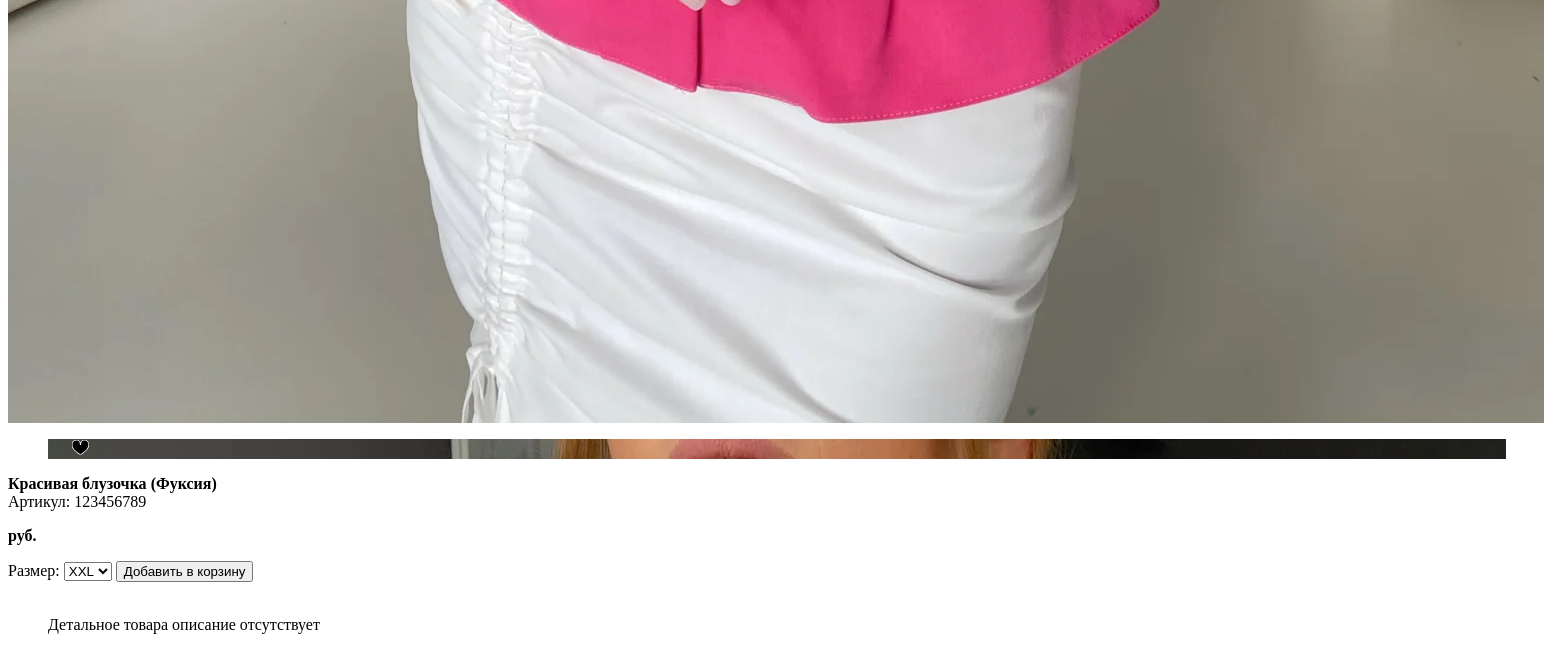
The page /lms/product/123456789/ (lower part) on the database as committed earlier.
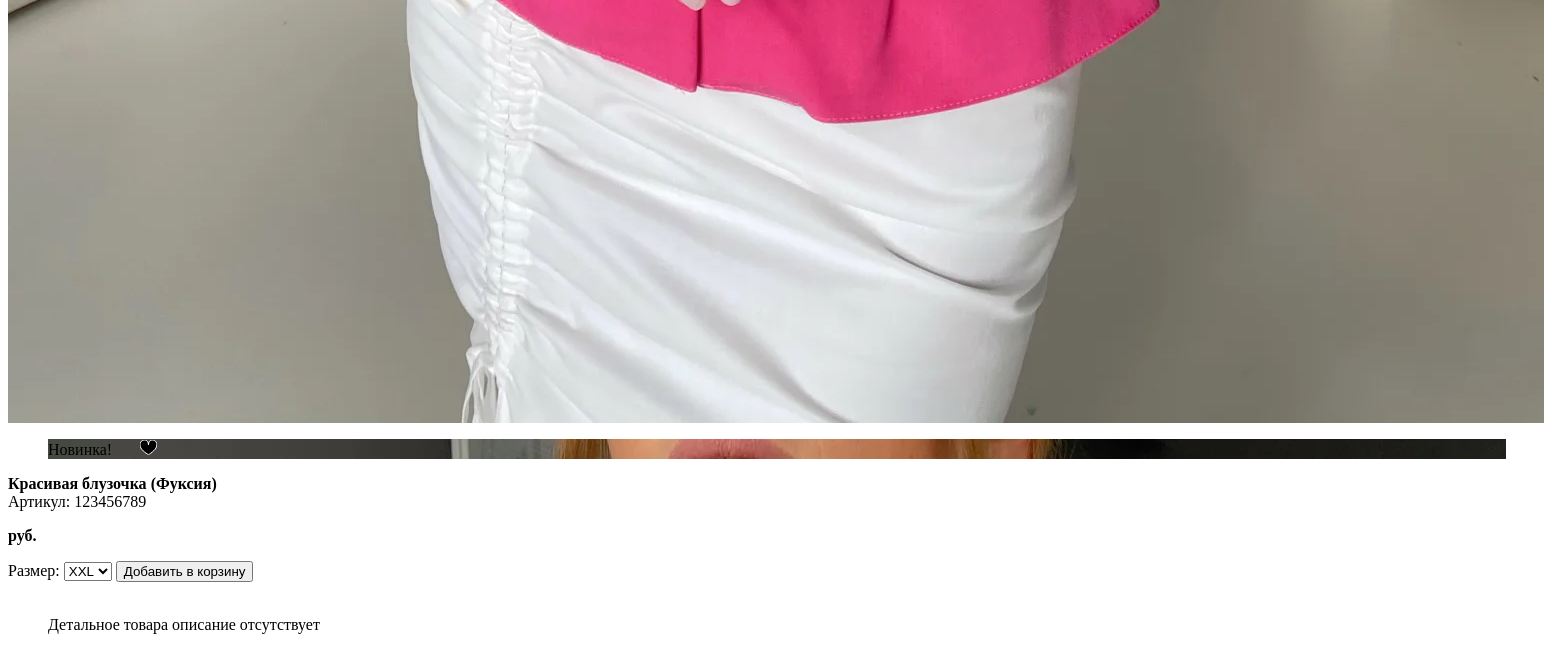
The same page on the database as committed later.
### lms/models.py (models this page shows, shortened)
class DbItem(models.Model):
    created_at = models.DateTimeField(auto_now_add=True)
    updated_at = models.DateTimeField(auto_now=True)
    class Meta:
        abstract: bool = True

class Parameter(DbItem):
    key = models.CharField(primary_key=True, max_length=50)                                     # -- ключ --
    value = models.CharField(max_length=250)                                                    # -- значение --
    in_context = models.BooleanField(default=True)                                              # -- используется в контексте --
    description = models.TextField(null=True, blank=True)                                       # -- описание --

### lms/views.py (the view)
# urls.py: path('product/<slug:slug>/', ProductView.as_view(), name='product_details'),
class ProductView(DetailView):
    model = Product
    template_name = 'lms/pcard.html'
    def get_context_data(self, **kwargs):
        context = super().get_context_data(**kwargs)
        favorites = CustomerInfo(self.request).favorites
        return context | {
            'favorites': favorites,
        }

### customerinfo/customerinfo.py (called while the page is built)
    def _get_or_create_item(self, key, builder, save=False):
        try:
            result = self._info[key]
        except KeyError:
            result = self._info[key] = builder()
            if save:
                self.save()
        return result

    def _get_or_create_favorites(self):
        return self._get_or_create_item("favorites", list)

    @property
    def favorites(self):
        return set(self._get_or_create_favorites())

### lms/models.py (called while the page is built)
    @property
    def primary_image(self):
        query = self.images.filter(primary=True)
        return query.first() if query.exists() else None

    @property
    def in_stock(self):
        return self.sizes.filter(quantity__gt=0).exists()

    @property
    def novelty(self):
        return (datetime.now().date() - self.published_at.date()).days < 30 if self.published_at else False

    @property
    def variants(self):
        return {size.id: size.size for size in self.sizes.filter(quantity__gt=0).all()}

### lms/processors/processors.py (called while the page is built)
def parameters_processor(request):
    return {
        f'param_{p.key}': p.value for p in Parameter.objects.all() if p.in_context
    }

### lms/templates/lms/pcard.html
{% include "lms/include/product-card-type-B.html" with card_type="details" %}

### lms/templates/lms/include/product-card-type-A.html (shortened to what this page needs)
{% load thumbnail %}
<figure>
  {% with product.primary_image as img %}
  {% if img %}
  {% if card_type == "catalogue" %}
  <div class="p-card-a"
       style="background-image: url('{% thumbnail img.image 220x0 %}');"
       onclick="if(event.eventPhase==event.AT_TARGET) show_product_details('{% url 'lms:product_details' slug=product.slug %}');">
  {% else %}
  <div class="p-card-a details"
       style="background-image: url('{% thumbnail img.image 220x0 %}');">
  {% endif%}
    {% if product.novelty %}
    <label class="white">{{param_label_novelty}}</label>
    {% endif %}
    {% if product.article in favorites %}
    {% include "lms/include/heart.html" with checked="checked" %}
    {% else %}
    {% include "lms/include/heart.html" with checked="unchecked" %}
    {% endif %}
  </div>
  {% else %}
  <div class="p-card-a">
    <h3>Изображение отсутствует</h3>
  </div>
  {% endif %}
  {% endwith %}
</figure>

Rows that differ between the two databases and show on the page:
added Parameter: value "Новинка!"
